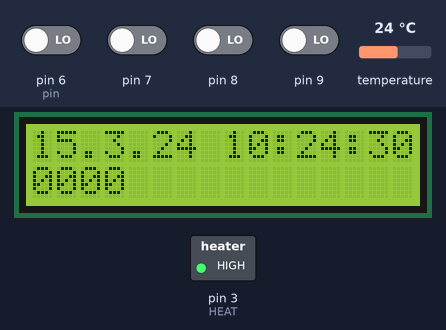
The sketch below on a simulated Arduino Uno, built with avr-gcc and run on an emulated ATmega328P. On the bench: 16×2 character LCD, switched loads named in the sketch (green lamp = pin HIGH). The inputs (shaded band) are chosen by the test bench; at power-on: pin 6 (pin), pin 7–9 LOW, temperature 24 °C. The local clock reads 2024-03-15 10:24:30 at power-on unless the sketch sets it; pins used as bus, display or sensor lines are not drawn.

Above: at 1.2 s.
1.3 s: pin 6 (pin) driven HIGH
At 2.3 s:
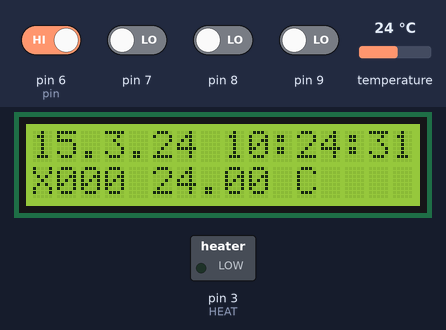
6.0 s: temperature set to 3 °C
At 7.3 s:
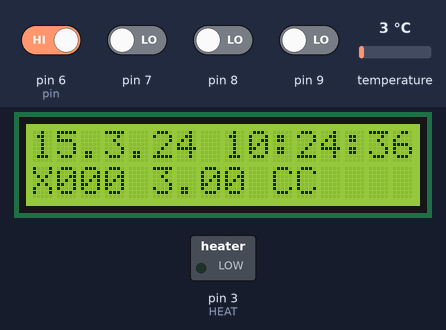
10.5 s: pin 7 driven HIGH
At 12.4 s:
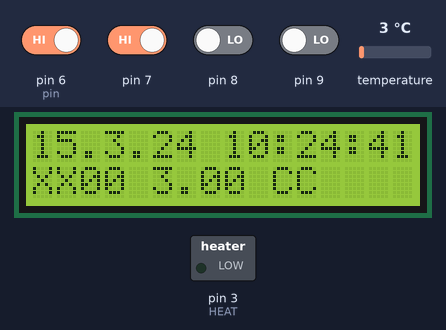
15.2 s: pin 8 driven HIGH
At 17.5 s:
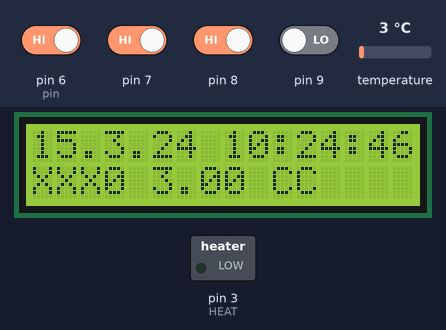
19.9 s: pin 9 driven HIGH
At 21.3 s:
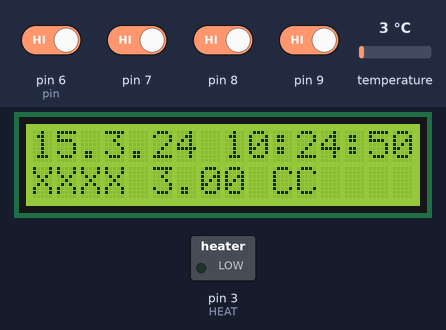
24.6 s: temperature set to 12 °C
At 25.9 s:
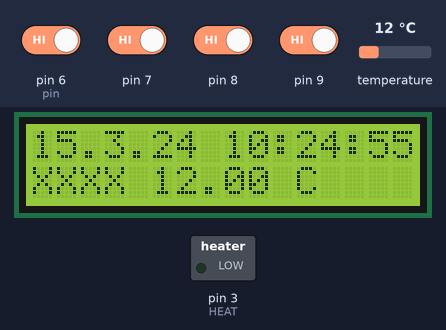
Timing chart, 0 to 27.6 s (numbered marks = the images above; inputs shaded):
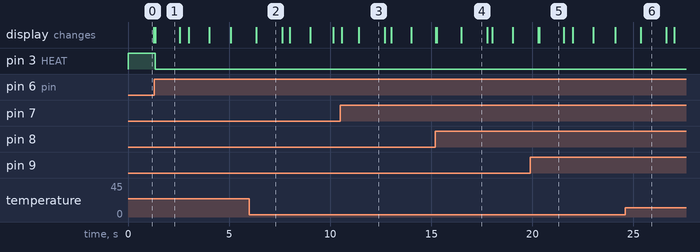

The sketch:

sketch.ino
```cpp
#include <Wire.h>
#include <DallasTemperature.h>
#include <OneWire.h>
#include <LiquidCrystal_SR.h>
#include <RTClib.h>

#define BUTTON_1	6
#define BUTTON_2	7
#define BUTTON_3	8
#define BUTTON_4	9

#define RTC_SDA		2
#define RTC_SCL		3

#define HEAT		3
#define COLD		4

#define TEMP_SENSOR	2

#define DEBOUNCE_DELAY	50

#define CLOCK		10
#define DATA		11
#define LATCH		12

#define READ_INTERVAL	500

long lastTempRead;

void printTime();

typedef struct {
   int pin;
   int state;
   long lastDebounceTime;
   int lastState;
   boolean pushed;
} button;

button buttons[4];

LiquidCrystal_SR lcd(DATA, CLOCK, LATCH);

OneWire oneWire(TEMP_SENSOR);
DallasTemperature sensors(&oneWire);

RTC_DS1307 RTC;

void setup(){
   Serial.begin(9600);

   Wire.begin();
   RTC.begin();

   if (! RTC.isrunning()) {
      RTC.adjust(DateTime(__DATE__, __TIME__));
   }

   buttons[0].pin = BUTTON_1;
   buttons[1].pin = BUTTON_2;
   buttons[2].pin = BUTTON_3;
   buttons[3].pin = BUTTON_4;

   for (int i = 0; i < 4; i++) {
      buttons[i].state = LOW;
      buttons[i].lastState = LOW;
      buttons[i].lastDebounceTime = 0;
      buttons[i].pushed = false;
      pinMode(buttons[i].pin, INPUT);
   }

   digitalWrite(HEAT, HIGH);
   digitalWrite(COLD, HIGH);

   pinMode(HEAT, OUTPUT);
   pinMode(COLD, OUTPUT);

   lastTempRead = millis();

   sensors.begin();

   lcd.begin(16,2);

   //lcd.home ();
   //lcd.print("Presiona una tecla");
}

void loop(){
   lcd.home ();
   printTime();
   lcd.setCursor (0, 1);
   updateButtons();
   for(int i = 0; i < 4; i++) {
      if (buttons[i].pushed) {
         lcd.print("X");
      } else {
         lcd.print("0");
      }
   }

   digitalWrite(HEAT, buttons[0].pushed ? LOW : HIGH);
   digitalWrite(COLD, buttons[1].pushed ? LOW : HIGH);

   if (millis() - lastTempRead > READ_INTERVAL) {
      sensors.requestTemperatures();
      lcd.print(" ");
      lcd.print(sensors.getTempCByIndex(0));
      lcd.print(" C");
      lastTempRead = millis();
   }

}

void updateButtons() {
   //digitalWrite(LATCH, LOW);
   //uint8_t reg = shiftIn(DATA, CLOCK, MSBFIRST);
   //Serial.println(reg);
   //reg = shiftIn(DATA, CLOCK, LSBFIRST);
   //Serial.println(reg);
   //digitalWrite(LATCH, HIGH);

   for (int i = 0; i < 4; i++) {
      int reading = digitalRead(buttons[i].pin);
      //uint8_t reading = reg & i;

      if (reading != buttons[i].lastState) {
         buttons[i].lastDebounceTime = millis();
      }

      if ((millis() - buttons[i].lastDebounceTime) > DEBOUNCE_DELAY) {
         if (reading != buttons[i].state) {
            buttons[i].state = reading;
            buttons[i].pushed = reading;
         }
      }
      buttons[i].lastState = reading;
   }
}

void printTime() {
   DateTime now = RTC.now();

   lcd.print(now.day(), DEC);
   lcd.print('.');
   lcd.print(now.month(), DEC);
   lcd.print('.');
   lcd.print(now.year()-2000, DEC);
   lcd.print(' ');
   lcd.print(now.hour(), DEC);
   lcd.print(':');
   lcd.print(now.minute(), DEC);
   lcd.print(':');
   lcd.print(now.second(), DEC);
   lcd.println();
}
```

Measured:
- after the input at 1.3 s, pin 3 (HEAT): HIGH → LOW after 0.06 s; the display: changes after 0.06 s (image 1)
- after the input at 6.0 s, the display: first changes after 0.34 s (image 2 shows a later state)
- after the input at 10.5 s, the display: first changes after 0.06 s (image 3 shows a later state)
- after the input at 15.2 s, the display: first differs from a run without the input after 0.08 s (image 4 shows a later state)
- after the input at 19.9 s, the display: first differs from a run without the input after 0.45 s (image 5)
- after the input at 24.6 s, the display: first changes after 0.76 s (image 6 shows a later state)
- what the display in image 1 shows lasts 1.1 s, from 1.4 s to 2.5 s
